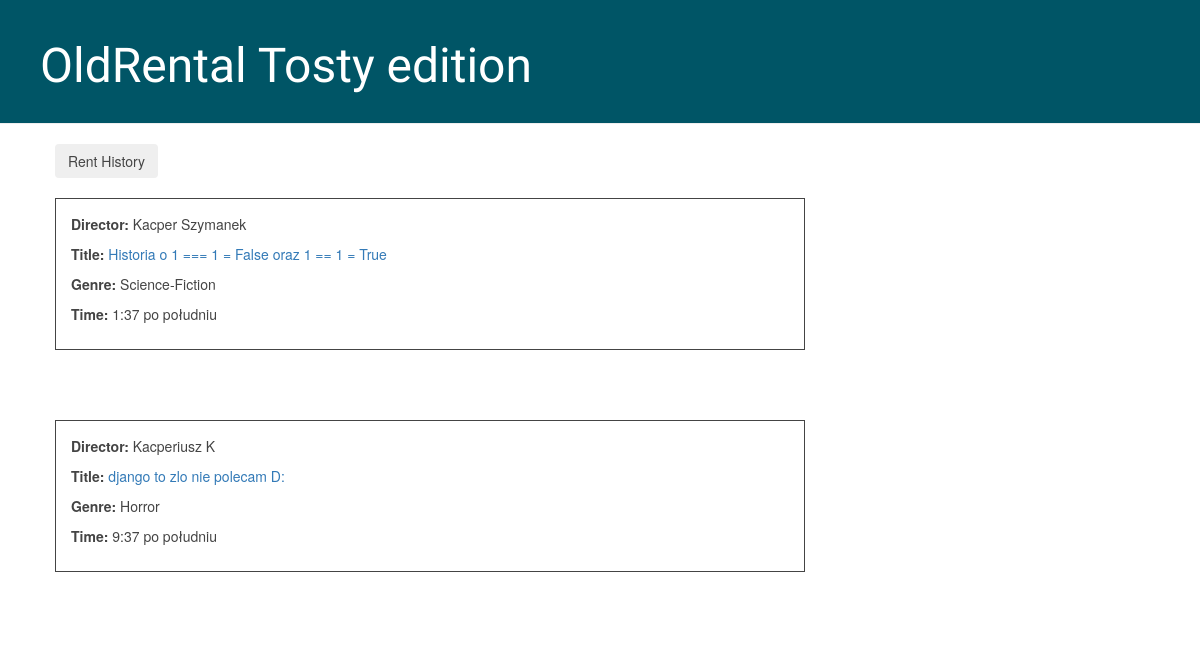
/films/, run on the app's committed database.
### films/models.py (models this page shows, shortened)
class Film(models.Model):
    title = models.CharField(max_length=64)
    director = models.CharField(max_length=64)
    genre = models.ForeignKey(FilmGenre, related_name='films', on_delete=models.PROTECT)
    time = models.TimeField()
    userfilm_rentier = models.ForeignKey(User, related_name='films', on_delete=models.CASCADE,
                                       default=None, blank=True, null=True)
    rent_date = models.DateTimeField(default=None, blank=True, null=True)
    class Meta:
        unique_together = ('title', 'director', 'time')
        ordering = ('title',)

class FilmGenre(models.Model):
    name = models.CharField(max_length=64, unique=True)
    def __str__(self):
        return self.name

### films/views.py (the view)
# urls.py: path('', views.FilmView.as_view(), name='films'),
class FilmView(View):
    def get(self, request):
        films = Film.objects.filter().order_by('title')
        return render(request, 'films.html', {'films': films})

### templates/films.html (shortened to what this page needs)
{% extends 'base.html' %}
{% block content %}
    <form action = "{% url 'rentedfilms'  %}">
        <input type="submit" class="btn btn-secondary" value="Rent History"/>
    </form> <br>
    {% for film in films %}
        <div class="book">
            <div class="author">
                <p><b>Director:</b> {{ film.director }}</p>
                <p><b>Title:</b> <a href= "{% url 'film_detail' pk=film.pk %}">{{ film.title }}</a></p>
            </div>
            <p><b>Genre:</b> {{ film.genre }}</p>
            <p><b>Time:</b> {{ film.time }}</p>
        </div>
    {% endfor %}
{% endblock %}

### oldrental/static/css/books.css (style rules this page uses)
.book { margin-bottom: 70px; }
body { color: #444; }
.book { border-width: 1px; border-style: solid; border-color: #444; justify-content: space-between; padding: 15px; }

### data on the page
Film: director "Kacper Szymanek", title "Historia o 1 === 1 = False oraz 1 == 1 = True", genre "Science-Fiction", time "1:37 po południu"
Film: director "Kacperiusz K", title "django to zlo nie polecam D:", genre "Horror", time "9:37 po południu"
